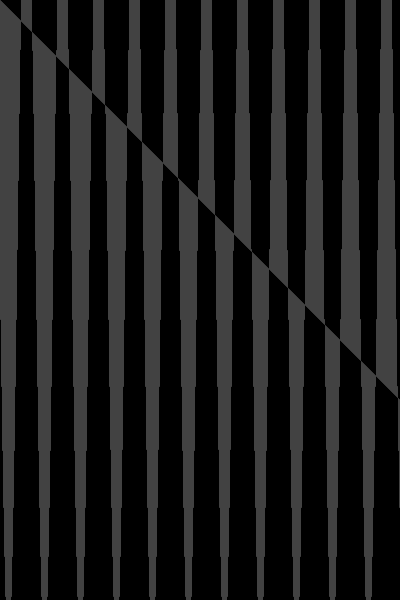
Frame 1 (no input)
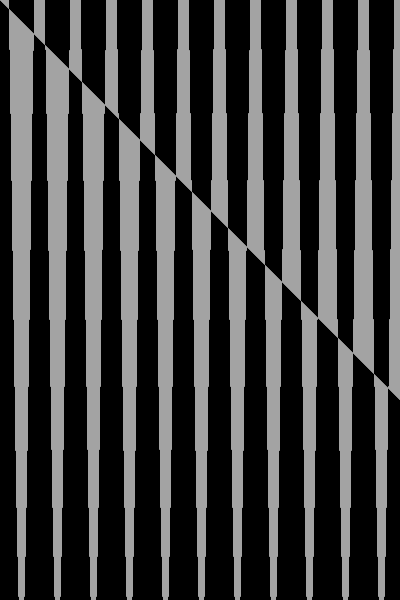
Frame 60 (the mouse pressed at the canvas centre just before this capture)
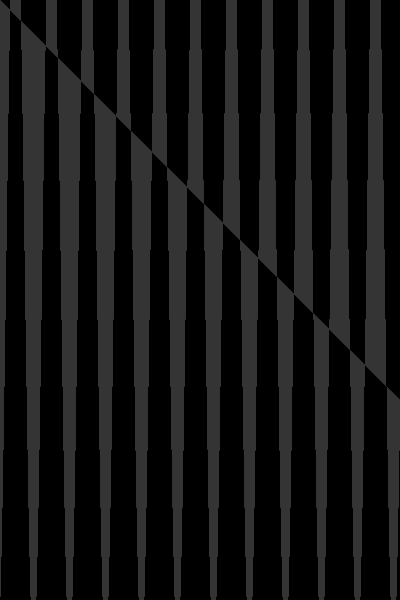
Frame 120 (the mouse held since frame 60 and released just before this capture)

The Processing sketch that drew these frames (run headless with seeded random() and noise(); from frame 60 on, the mouse is pressed at the canvas centre):

// Processing sketch: processing_14156
// ── processing_14156.pde

float x=0;
float y=0;
void setup() {
  size(400,600);
  colorMode(HSB,255,255,100);
}
void draw() {
stroke(random(100),random(0),random(100));
background(0);
for(int y=0; y<400; y=y+1) {
  float x=sin(radians(y+frameCount)*10)*400+250;
  line(y,x,y,y);
  
 }
 x=x+10;
 //print(frameCount);
}
      
                
